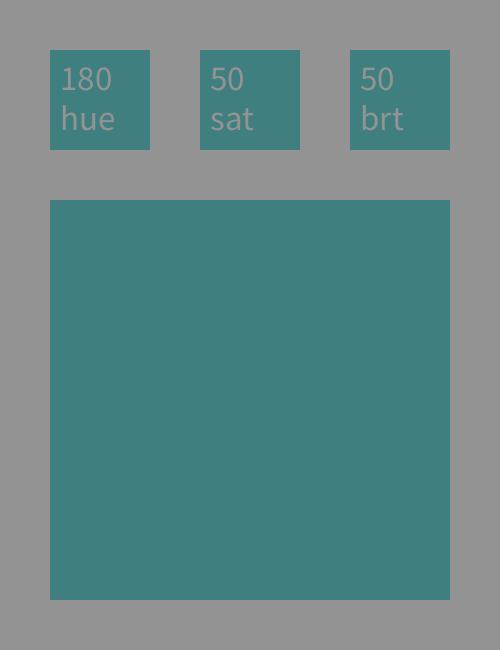
Frame 1 (no input)
Frame 60 (the mouse pressed at the canvas centre just before this capture): identical to frame 1, image omitted
Frame 120 (the mouse held since frame 60 and released just before this capture): identical to frame 1, image omitted

The Processing sketch that drew this single still picture (run headless with seeded random() and noise(); from frame 60 on, the mouse is pressed at the canvas centre):

// Processing sketch: hsbThing
// ── hsbThing.pde
int h = 180;
int s = 50;
int b = 50;

void setup () {
  size(500, 650);
  colorMode(HSB, 360, 100, 100);
  noStroke();
  textSize(35);
}

void draw() {
  background(0, 0, 58);
  fill(h, 50, 50);
  rect(50, 50, 100, 100);
  fill(180, s, 50);
  rect(200, 50, 100, 100);
  fill(180, 50, b);
  rect(350, 50, 100, 100);
  fill(0, 0, 58);
  text(h, 60, 90);
  text("hue", 60, 130);
  text(s, 210, 90);
  text("sat", 210, 130);
  text(b, 360, 90);
  text("brt", 360, 130);
  if ((mouseY > 50)  && (mouseY < 150)) {
    if ((50 < mouseX) && (mouseX < 150)) {
      h = int(map(mouseX, 50, 150, 0, 360));
    }
    if ((210 < mouseX) && (mouseX < 310)) {
      s = int(map(mouseX, 200, 300, 0, 100));
    }
    if ((350 < mouseX) && (mouseX < 450)) {
      b = int(map(mouseX, 350, 450, 0, 100));
    }
  }
  fill(h, s, b);
  rect(50, 200, 400, 400);
}
